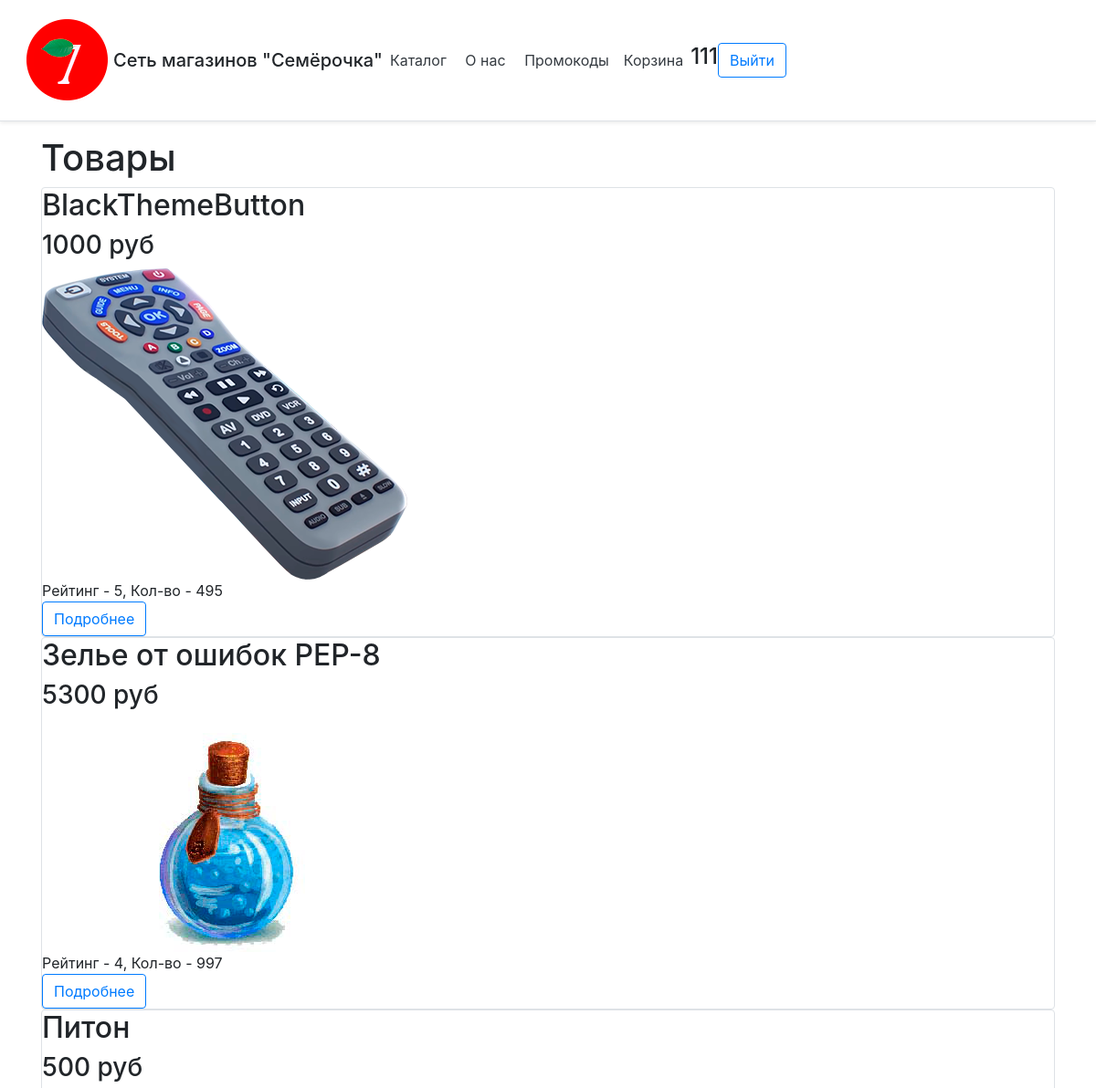
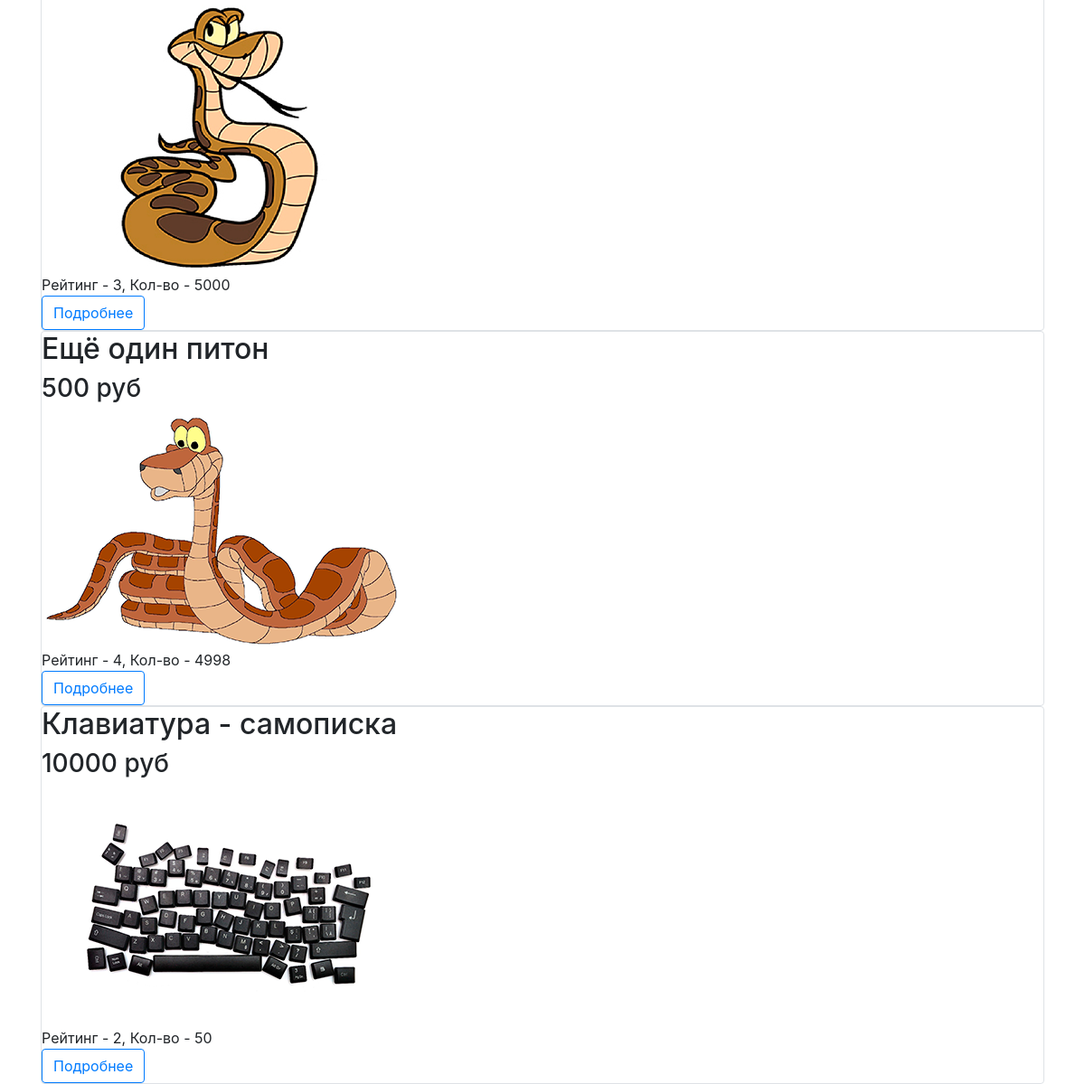
The app's page /catalog (signed in) with its own data (2 pictures, top to bottom).
### data/users.py (models this page shows, shortened)
class User(SqlAlchemyBase, UserMixin):
    __tablename__ = 'users'
    id = sqlalchemy.Column(sqlalchemy.Integer,
                           primary_key=True, autoincrement=True)
    name = sqlalchemy.Column(sqlalchemy.String, nullable=True)
    about = sqlalchemy.Column(sqlalchemy.String, nullable=True)
    email = sqlalchemy.Column(sqlalchemy.String,
                              index=True, unique=True, nullable=True)
    hashed_password = sqlalchemy.Column(sqlalchemy.String, nullable=True)
    created_date = sqlalchemy.Column(sqlalchemy.DateTime,
                                     default=datetime.datetime.now)
    discount = sqlalchemy.Column(sqlalchemy.Integer, default=0)
    goodstobuy = orm.relation("Goodstobuy", back_populates='user')

### data/goods.py (models this page shows)
class Good(SqlAlchemyBase):
    __tablename__ = 'goods'
    id = sqlalchemy.Column(sqlalchemy.Integer,
                           primary_key=True, autoincrement=True)
    name = sqlalchemy.Column(sqlalchemy.String, nullable=True)
    price = sqlalchemy.Column(sqlalchemy.Integer)
    rating = sqlalchemy.Column(sqlalchemy.Float)
    count_rating = sqlalchemy.Column(sqlalchemy.Integer)
    amount = sqlalchemy.Column(sqlalchemy.Integer)
    picture = sqlalchemy.Column(sqlalchemy.String)
    about = sqlalchemy.Column(sqlalchemy.String)
    goodstobuy = orm.relation("Goodstobuy", back_populates='good')

### main.py (the view)
@app.route("/catalog")
def catalog():
    db_sess = db_session.create_session()
    goods = db_sess.query(Good).filter(Good.amount > 0)
    return render_template('catalog.html', goods=goods, title='Каталог')

### data/db_session.py (called while the page is built)
def create_session() -> Session:
    global __factory
    return __factory()

### main.py (called while the page is built)
@login_manager.user_loader
def load_user(user_id):
    db_sess = db_session.create_session()
    return db_sess.query(User).get(user_id)

### templates/catalog.html
{% extends "base.html" %}
{% block content %}
<h1>Товары</h1>
{% for item in goods%}
<div class="col-md6 border rounded">
    <h2>{{item.name}}</h2>
    <h3>{{item.price}} руб</h3>
    <img src={{item.picture}} alt="здесь должна была быть картинка, но не нашлась">
    <div>
        Рейтинг - {{item.rating}}, Кол-во - {{item.amount}}
    </div>
    <a class="btn btn-outline-primary" href="{{'/catalog/' + item.name}}">Подробнее</a>
</div>
{% endfor %}
{% endblock %}

### templates/base.html (shortened to what this page needs)
<!DOCTYPE html>
<html lang="en">
<head>
    <link rel="stylesheet" href="https://stackpath.bootstrapcdn.com/bootstrap/4.4.1/css/bootstrap.min.css"
>
</head>
<body>
<header class="d-flex flex-column flex-md-row align-items-center p-3 px-md-4 mb-3 bg-body border-bottom shadow-sm cc_cursor">
    <img src=/static/img/logo.png alt="здесь должна была быть картинка, но не нашлась">
    <p class="h5 my-0 me-md-auto fw-normal">Сеть магазинов "Семёрочка"</p>
    <nav class="my-2 my-md-0 me-md-3">
        <a class="p-2 text-dark" href="/catalog">Каталог</a>
        <a class="p-2 text-dark" href="/about">О нас</a>
        <a class="p-2 text-dark" href="/promo">Промокоды</a>
    </nav>
    <nav class="my-2 my-md-0 me-md-3" style="align-right">
        <a class="p-2 text-dark cc_pointer"  href="/goodstobuy">Корзина</a>
    </nav>
    {% if current_user.is_authenticated %}
    <p>
        <h4>{{current_user.name}}</h4>
        <a class="btn btn-outline-primary" href="/logout">Выйти</a>
    </p>
    {% else %}
    <p>
        <a class="btn btn-outline-primary" href="/login">Войти</a>
        <a class="btn btn-outline-primary" href="/register">Зарегистрироваться</a>
    </p>
    {% endif %}
</header>
<main role="main" class="container">
    {% block content %}{% endblock %}
</main>
</body>
</html>

### records on screen
User: name "111"
Good: name "BlackThemeButton", price "1000", picture (picture), rating "5", amount "495"
Good: name "Зелье от ошибок PEP-8", price "5300", picture (picture), rating "4", amount "997"
Good: name "Питон", price "500", picture (picture), rating "3", amount "5000"
Good: name "Ещё один питон", price "500", picture (picture), rating "4", amount "4998"
Good: name "Клавиатура - самописка", price "10000", picture (picture), rating "2", amount "50"
